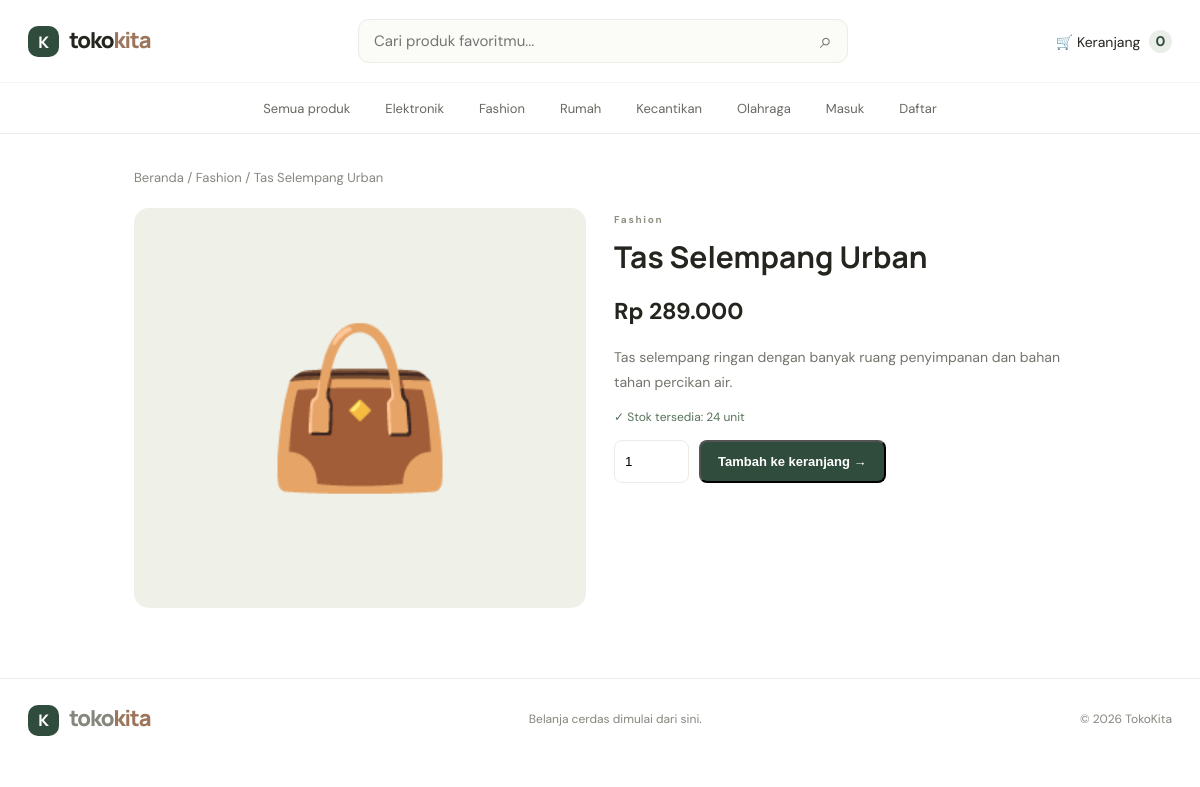
/product.php?id=2, run on the app's committed database.
### tables this page shows
CREATE TABLE IF NOT EXISTS products (id INT AUTO_INCREMENT PRIMARY KEY,category_id INT NOT NULL,name VARCHAR(140) NOT NULL,slug VARCHAR(160) NOT NULL UNIQUE,short_description VARCHAR(255) NOT NULL,description TEXT NOT NULL,price DECIMAL(12,2) NOT NULL,stock INT NOT NULL DEFAULT 0,emoji VARCHAR(20) DEFAULT '📦',image_url VARCHAR(500) DEFAULT '',featured TINYINT(1) NOT NULL DEFAULT 0,active TINYINT(1) NOT NULL DEFAULT 1,created_at TIMESTAMP DEFAULT CURRENT_TIMESTAMP,FOREIGN KEY(category_id) REFERENCES categories(id));

CREATE TABLE IF NOT EXISTS categories (id INT AUTO_INCREMENT PRIMARY KEY,name VARCHAR(80) NOT NULL,slug VARCHAR(90) NOT NULL UNIQUE);

### includes/functions.php (called while the page is built, shortened)
<?php
function e($v){return htmlspecialchars((string)$v,ENT_QUOTES,'UTF-8');}
function rupiah($n){return 'Rp '.number_format((float)$n,0,',','.');}
function render_emoji($value){return htmlspecialchars($value,ENT_QUOTES,'UTF-8');}
?>

### product.php (the view)
<?php
require_once __DIR__.'/includes/security.php';require __DIR__.'/includes/db.php';require_once __DIR__.'/includes/customer-auth.php';$emojis=['🎧','👜','💡','🧴','🥤','⌚','🛋️','👟','🕯️','🧘'];$id=(int)($_GET['id']??0);$s=$pdo->prepare('SELECT p.*,c.name category_name FROM products p JOIN categories c ON c.id=p.category_id WHERE p.id=? AND p.active=1');$s->execute([$id]);$p=$s->fetch();if(!$p){http_response_code(404);exit('Produk tidak ditemukan.');}if($_SERVER['REQUEST_METHOD']==='POST'){verify_csrf();$qty=max(1,(int)($_POST['quantity']??1));$_SESSION['cart'][$id]=min((int)$p['stock'],($_SESSION['cart'][$id]??0)+$qty);header('Location: cart.php');exit;}
?><!doctype html><html lang="id"><head><meta charset="utf-8"><meta name="viewport" content="width=device-width,initial-scale=1"><title><?=e($p['name'])?> — TokoKita</title><link rel="stylesheet" href="assets/style.css"></head><body><?php include __DIR__.'/includes/header.php' ?><main class="wrap"><div class="crumb"><a href="index.php">Beranda</a> / <?=e($p['category_name'])?> / <?=e($p['name'])?></div><div class="detail-layout"><div class="detail-art"><?=render_emoji($emojis[((int)$p['id']-1)%count($emojis)])?></div><section class="detail-info"><span class="eyebrow"><?=e($p['category_name'])?></span><h1><?=e($p['name'])?></h1><p class="detail-price"><?=rupiah($p['price'])?></p><p class="detail-desc"><?=nl2br(e($p['description']))?></p><p class="stock">✓ Stok tersedia: <?=e($p['stock'])?> unit</p><form class="inline-form" method="post"><input type="hidden" name="csrf" value="<?=e(csrf_token())?>"><input type="number" name="quantity" value="1" min="1" max="<?=e($p['stock'])?>"><button class="btn">Tambah ke keranjang →</button></form></section></div></main><?php include __DIR__.'/includes/footer.php' ?></body></html>

### assets/style.css (style rules this page uses)
:root { --ink:#24251f;--muted:#777970;--green:#304c3d;--cream:#f8f7f2;--line:#ecebe5;--orange:#e9a67a }
* { box-sizing:border-box }
body { margin:0;background:#fff;color:var(--ink);font:15px 'DM Sans',Arial,sans-serif }
a { color:inherit;text-decoration:none }
main { max-width:1200px;margin:auto;padding:34px 28px 75px }
.eyebrow { font-size:10px;font-weight:700;letter-spacing:1.7px;color:#8c927f }
.btn { display:inline-flex;align-items:center;gap:18px;background:var(--green);color:white;padding:12px 17px;border-radius:8px;font-size:13px;font-weight:600 }
.wrap { max-width:980px;margin:auto;padding:35px 24px 70px }
.crumb { font-size:13px;color:#86887f;margin-bottom:22px }
.detail-layout { display:grid;grid-template-columns:1fr 1fr;gap:28px }
.detail-art { height:400px;border-radius:15px;background:#eff0e8;display:grid;place-items:center;font-size:155px }
.detail-info h1 { font:700 30px Manrope,sans-serif;margin:8px 0 }
.detail-price { font-size:23px;font-weight:700;margin:19px 0 }
.detail-desc { color:#73756d;line-height:1.75;font-size:14px }
.stock { font-size:12px;color:#56735a;margin:15px 0 }
.inline-form { display:flex;gap:10px }
.inline-form input { width:75px;border:1px solid var(--line);border-radius:8px;padding:10px }

### data on the page
products: category.name "Fashion", name "Tas Selempang Urban", id "👜", price "Rp 289.000", description "Tas selempang ringan dengan banyak ruang penyimpanan dan bahan tahan percikan air.", stock "24"

### other printed values
$cartCount "0"
